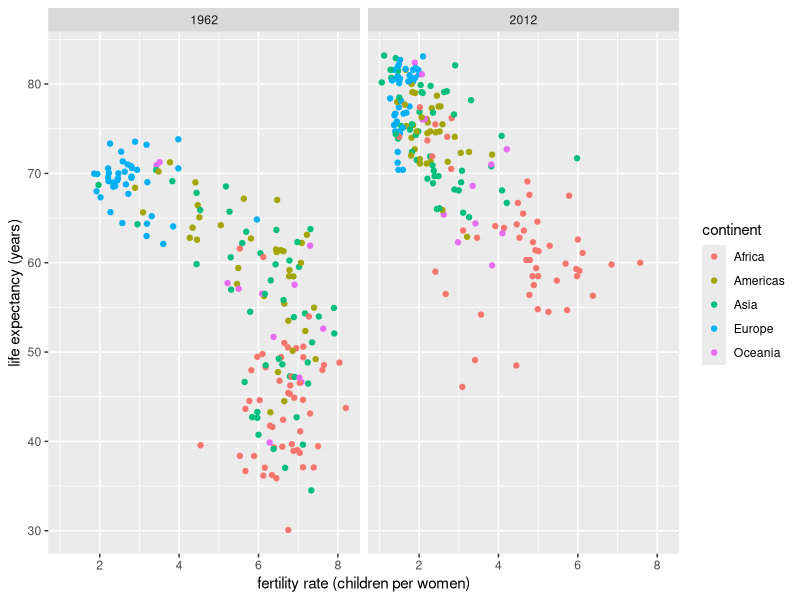

The R source for this figure:
library(dslabs)
library(dplyr)
library(ggplot2)
data(gapminder)

gapminder %>% filter(year %in% c(1962, 2012)) %>% 
  ggplot(aes(x = fertility, y = life_expectancy, col = continent)) +
  geom_point() +
  xlab("fertility rate (children per women)") +
  ylab("life expectancy (years)") +
  facet_grid(.~year)
